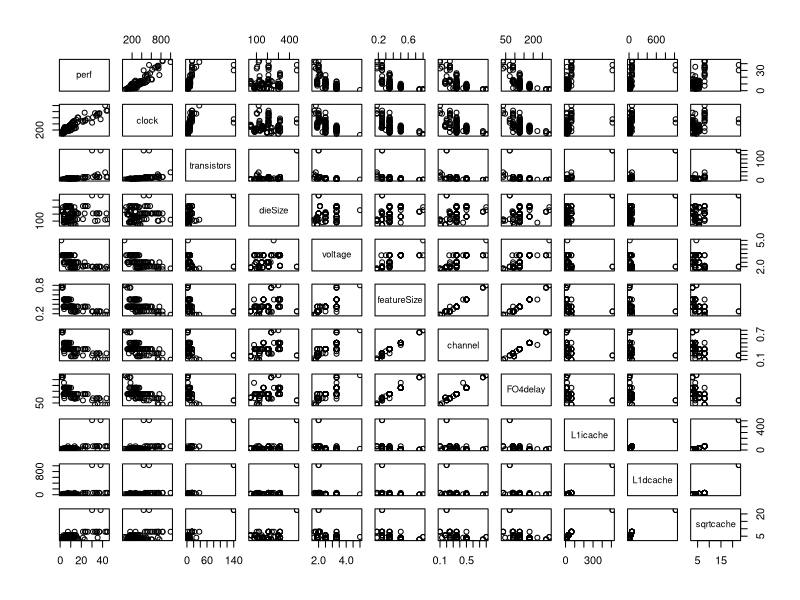
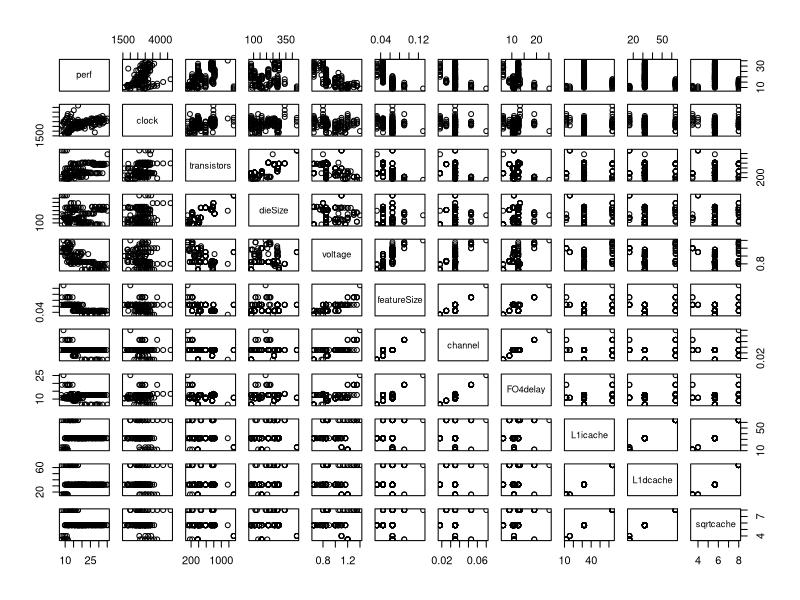
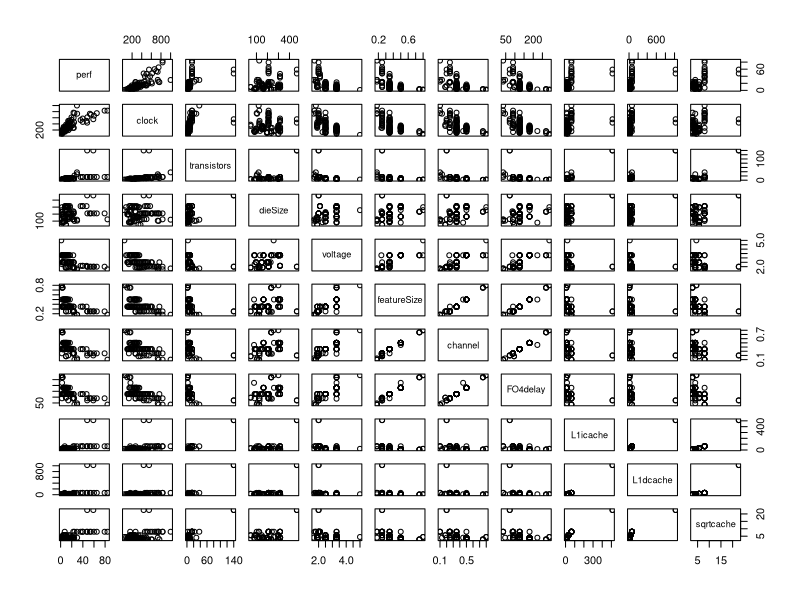
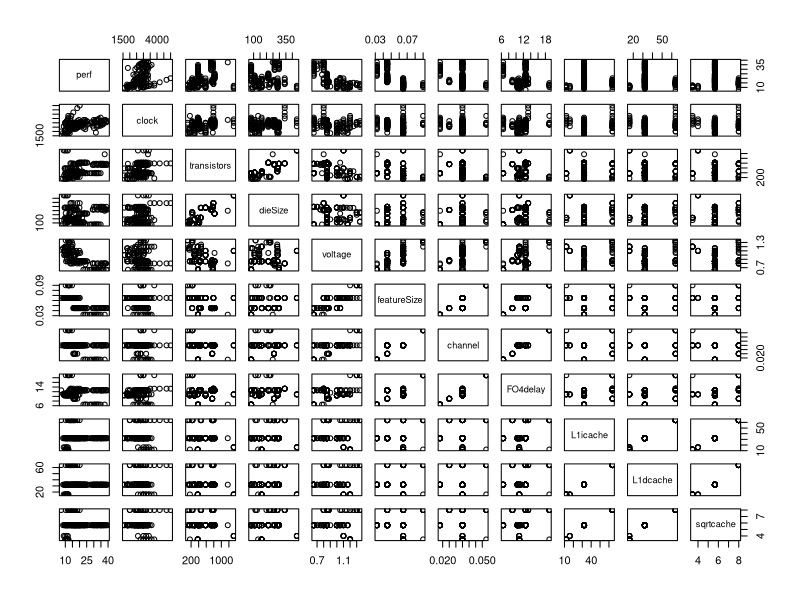
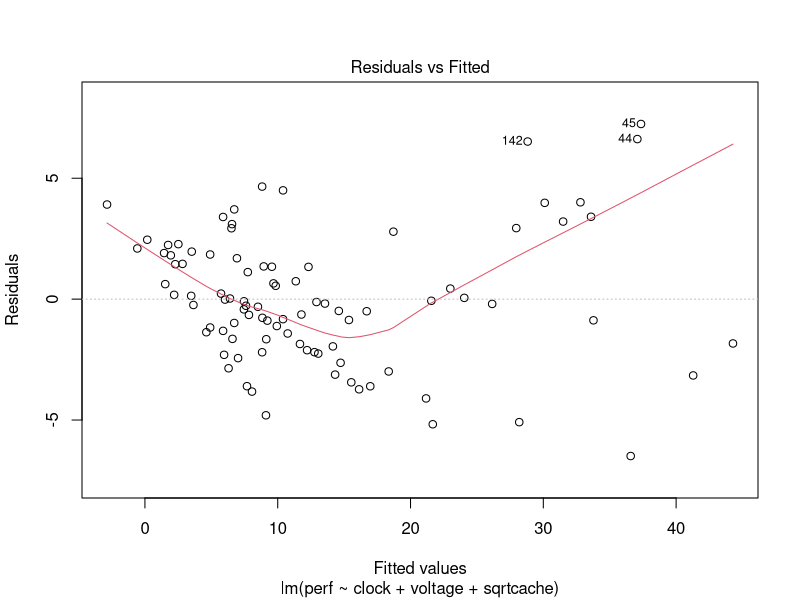
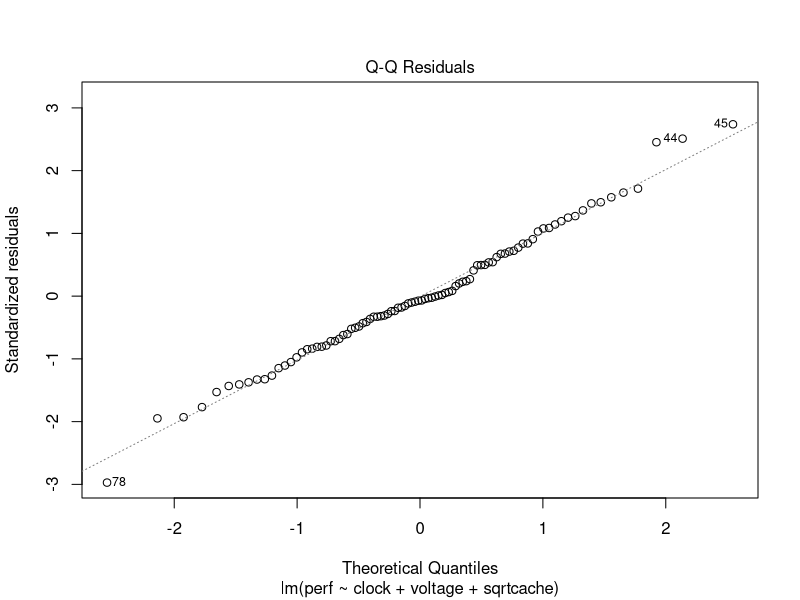
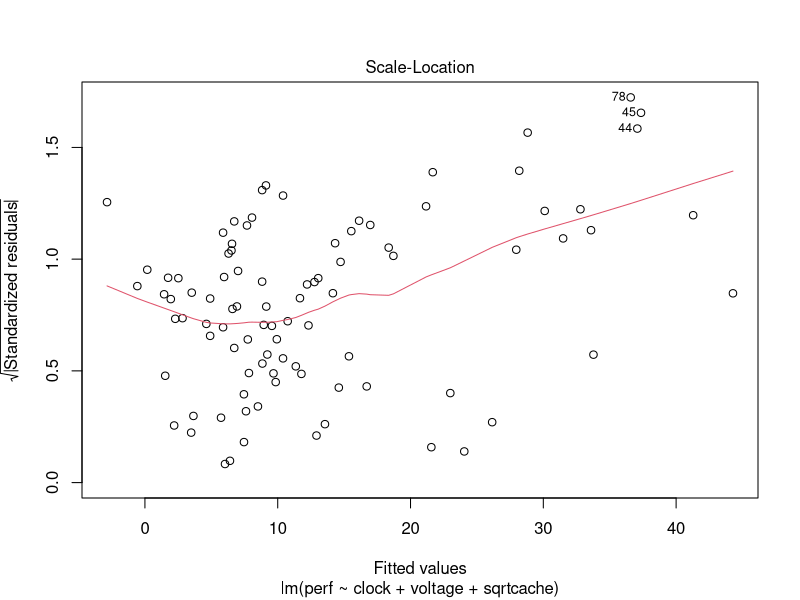
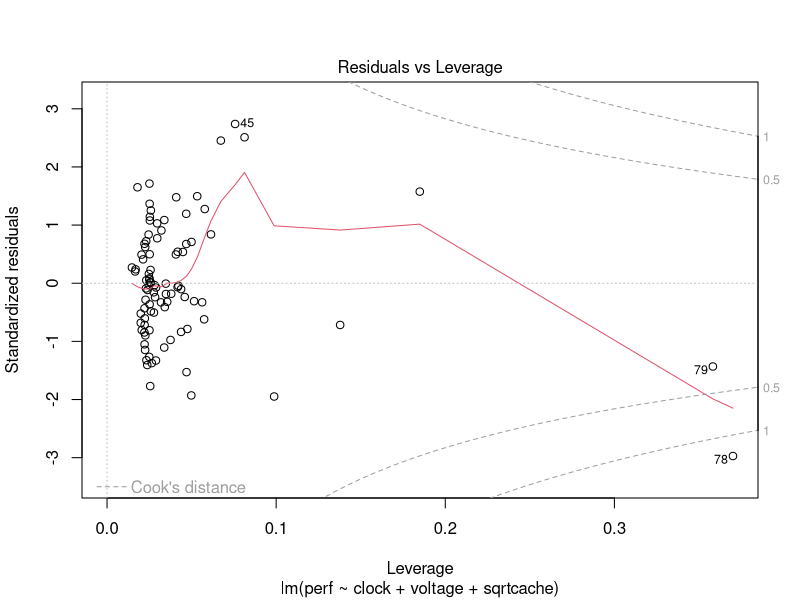

Source code (R) for these figures, in order:
## ---- chunk 1
setwd("C:/Users/1hanv/OneDrive/Documents/EE5373/Lab4")
processors <- read.csv("all-data.csv")
#set your directory here


################################################################
#
# This function returns the data from the desired column.
# Example:  clock<-get_column("Fp2000","Processor.Clock..MHz.")

get_column <- function(x,y) {

# x = string with the name of the desired benchmark
# y = desired column
#
# Find the indices of all rows that have an entry for the  
# indicated benchmark
benchmark <- paste(paste("Spec",x,sep=""),"..average.base.",
	sep="")
ix <- !is.na(processors[,benchmark])
return(processors[ix,y])
}
################################################################




################################################################
# This function extracts the interesting data columns for the given benchmark
# program and returns a dataframe with these columns.

extract_data <- function(benchmark) {

temp <- paste(paste("Spec",benchmark,sep=""),"..average.base.", sep="")

# perf = the performance reported in the database
perf <- get_column(benchmark,temp)

#nperf = performance normalized to the overall range
max_perf <- max(perf)
min_perf <- min(perf)
range <- max_perf - min_perf
nperf <- 100 * (perf - min_perf) / range

clock <- get_column(benchmark,"Processor.Clock..MHz.")
threads <- get_column(benchmark,"Threads.core")
cores <- get_column(benchmark,"Cores")
TDP <- get_column(benchmark,"TDP")
transistors <- get_column(benchmark,"Transistors..millions.")
dieSize <- get_column(benchmark,"Die.size..mm.2.")
voltage <- get_column(benchmark,"Voltage..low.")
featureSize <- get_column(benchmark,"Feature.Size..microns.")
channel <- get_column(benchmark,"Channel.length..microns.")
FO4delay <- get_column(benchmark,"FO4.Delay..ps.")
L1icache <- get_column(benchmark,"L1..instruction...on.chip.")
L1dcache <- get_column(benchmark,"L1..data...on.chip.")
L2cache <- get_column(benchmark,"L2..on.chip.")
L3cache <- get_column(benchmark,"L3..on.chip.")

return(data.frame(nperf,perf,clock,threads,cores,TDP,transistors,dieSize,voltage,featureSize,channel,FO4delay,L1icache,L1dcache,L2cache,L3cache))

}
int95.dat <- extract_data("Int1995")
fp95.dat <- extract_data("Fp1995")
int06.dat <- extract_data("Int2006")
fp06.dat <- extract_data("Fp2006")

## ---- chunk 2
library(MASS)
int95 <- int95.dat
int95 <- int95[,-c(1,4,5,6,15,16)]
dataint95 <- na.omit(int95)
dataint95$sqrtcache <- sqrt(dataint95$L1icache)
md1 <- lm(perf~.,data=dataint95)
stepAIC(md1,direction='backward')

int06 <- int06.dat
int06 <- int06[,-c(1,4,5,6,15,16)]
dataint06 <- na.omit(int06)
dataint06$sqrtcache <- sqrt(dataint06$L1icache)
md1 <- lm(perf~.,data=dataint06)
stepAIC(md1,direction='backward')

fp95 <- fp95.dat
fp95 <- fp95[,-c(1,4,5,6,15,16)]
datafp95 <- na.omit(fp95)
datafp95$sqrtcache <- sqrt(datafp95$L1icache)
md1 <- lm(perf~.,data=datafp95)
stepAIC(md1,direction='backward')

fp06 <- fp06.dat
fp06 <- fp06[,-c(1,4,5,6,15,16)]
datafp06 <- na.omit(fp06)
datafp06$sqrtcache <- sqrt(datafp06$L1icache)
md1 <- lm(perf~.,data=datafp06)
stepAIC(md1,direction='backward')
## ---- chunk 3
pairs(dataint95)

pairs(dataint06)

pairs(datafp95)

pairs(datafp06)
## ---- chunk 4
fmod <- lm(perf ~ clock + voltage + sqrtcache,data=dataint95)
plot(fmod)

imod <- lm(perf ~ clock + voltage + sqrtcache,data=dataint06)
plot(imod)

smod <- lm(perf ~ clock + voltage + sqrtcache,data=datafp95)
plot(smod)

lmod <- lm(perf ~ clock + voltage + sqrtcache,data=datafp06)
plot(lmod)
## ---- chunk 5
summary(fmod)

summary(imod)

summary(smod)

summary(lmod)
